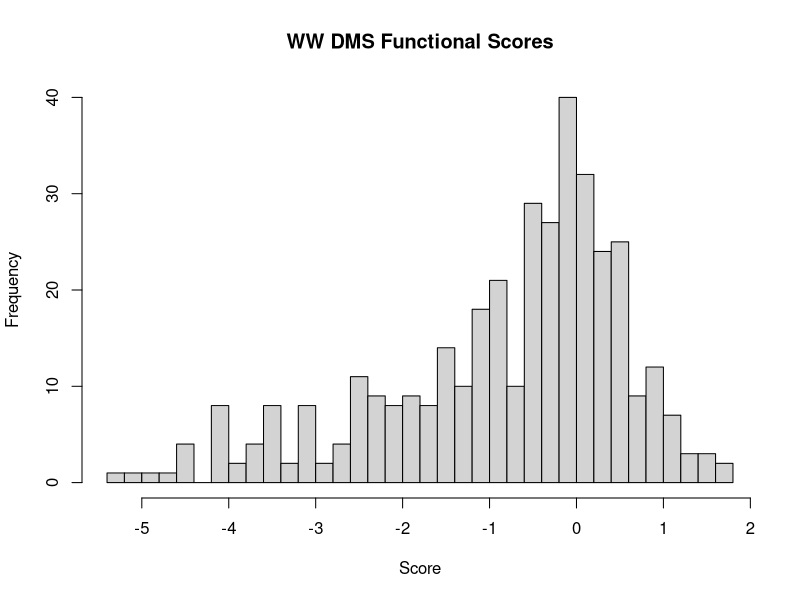

Recreate this plot in R.
## ---- chunk 1
knitr::opts_chunk$set(echo = TRUE)
## ---- chunk 2
master_data = read.table(file="560_dataset_reduced.txt", header = T, sep = '\t')

head(master_data)

ww_data = master_data[which(master_data$dms_id == 'WW_domain'),]

head(ww_data)
## ---- chunk 3
func_scores = ww_data$reported_effect


fs.range = range(func_scores)

fs.mean = mean(func_scores)

fs.var = var(func_scores)

fs.sd = sd(func_scores)

quant_list = c(0.025, 0.05, 0.25, 0.5, 0.75, 0.95, 0.975)
fs.quants = quantile(func_scores, probs=quant_list)
## ---- chunk 4
print(fs.quants)
## ---- chunk 5
approx_25 = mean(func_scores)-0.67448*sd(func_scores)
approx_75 = mean(func_scores)+0.67488*sd(func_scores)
## ---- chunk 6

hist(func_scores, 50, freq=TRUE, main='WW DMS Functional Scores', xlab='Score', ylab='Frequency')
## ---- chunk 7

aa_list = c()
